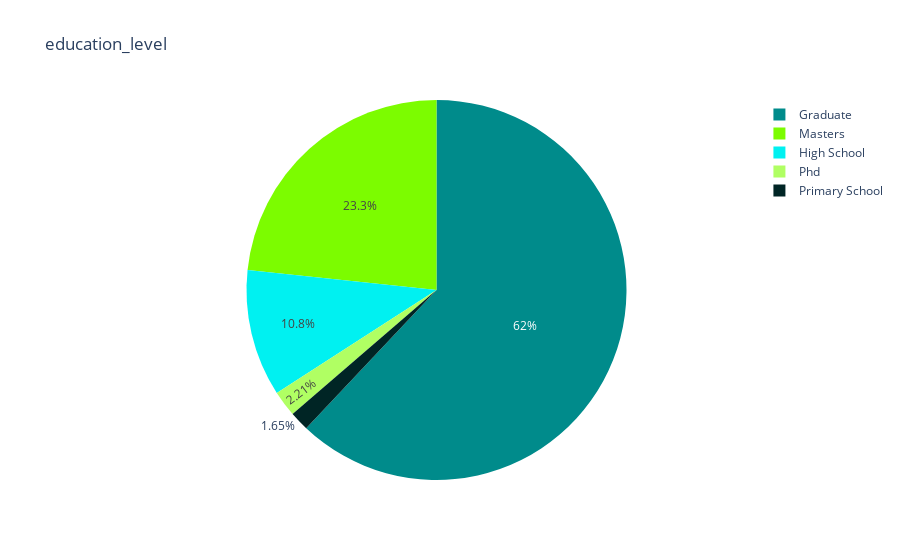

The code cell stored with this chart in its notebook:
### Code cell
pie_chart(HR,"education_level")

### Figure 1 — Plotly figure (JSON) as saved in the notebook; plotly's stock layout.template omitted (floating-point values rounded to 4 significant figures)
{"data": [{"domain": {"x": [0, 1], "y": [0, 1]}, "hovertemplate": "label=%{label}<br>value=%{value}<extra></extra>", "labels": ["Graduate", "Masters", "High School", "Phd", "Primary School"], "legendgroup": "", "name": "", "showlegend": true, "type": "pie", "values": [60.54, 22.76, 10.53, 2.161, 1.608]}], "layout": {"legend": {"tracegroupgap": 0}, "piecolorway": ["darkcyan", "lawngreen"], "title": {"text": "education_level"}}}
